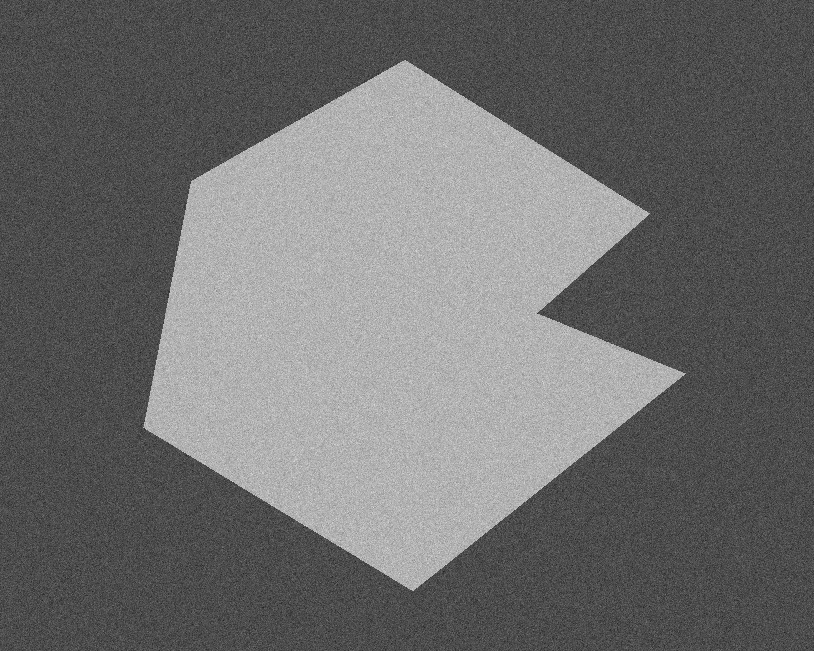
#> input picture data/septagon.tif, 814 x 651 px, found by its file name
$ jupyter execute --allow-errors p1-4-template-segmentacija.ipynb   (shell and % lines are left out)
#> lines starting #> are read from the running program, lines starting #| are printed output that depends on the picture
# Segmentacija slike

[cell 1]
from __future__ import print_function

import scipy
#from scipy import *
from pylab import *

import ipywidgets as widgets
from ipywidgets import interact, interactive, fixed, interact_manual

import skimage
from skimage import *
from skimage.color import *
from skimage.exposure import *
from skimage.filters import *
from skimage import io


import numpy as np

## Morfoloske operacije

[cell 2]
#Ucitati sliku 'fingerprint.tif' i prikazati je

[cell 3]
# nacrtati histogram

[cell 4]
# binarizovati

### erozija, dilatacija, otvaranje, zatvaranje

[cell 5]
# Izvrsiti sve 4 morfoloske operacije i prikazati rezultate

fig, axes = plt.subplots(nrows=2, ncols=3, figsize=(24, 16), dpi=80)

#> (the rest of this cell did not finish here and is left out)

### Segmentacija slike - poređenje sa pragom

#> (a cell that did not finish here is left out)

[cell 7]
image = io.imread('data/septagon.tif')
#> image is the input picture: shape (651, 814); min 23, max 226, mean 109.5
#> (the rest of this cell did not finish here and is left out)

### Mean & Otsu prag - slika bez suma

#> (a cell that did not finish here is left out)

### Mean & Otsu prag - zasumljena slika

#> (a cell that did not finish here is left out)

[cell 10]
# odredjivanje praga za uspesnu binarizaciju
thresh_mean = skimage.filters.threshold_mean(image.flatten())
#> thresh_mean = 109.5
thresh_otsu = skimage.filters.threshold_otsu(image.flatten())
#> thresh_otsu = 125

# prikaz slike, histograma i pozicija pragova
fig, axes = plt.subplots(nrows=1, ncols=4, figsize=(18, 5), dpi=80)
axes[0].imshow(image, cmap='gray')
axes[0].set_title('Zasumljena slika')
axes[0].axis('off')

axes[1].hist(image.flatten(), bins=256, color='b')
axes[1].set_title('Histogram zasumljene slike sa \nodgovarajucim pragovima')
axes[1].axvline(x=thresh_mean, color='r', linestyle='-')
axes[1].axvline(x=thresh_otsu, color='c', linestyle='dashdot')
axes[1].set_facecolor('white')
axes[1].legend(['mean', 'Otsu'], prop={'size': 16})

axes[2].imshow(image>thresh_mean, cmap='gray')
axes[2].set_title('Binarizovana sa mean pragom')
axes[2].axis('off')

axes[3].imshow(image>thresh_otsu, cmap='gray')
axes[3].set_title('Binarizovana sa Otsu pragom')
axes[3].axis('off')

tight_layout()
plt.show()
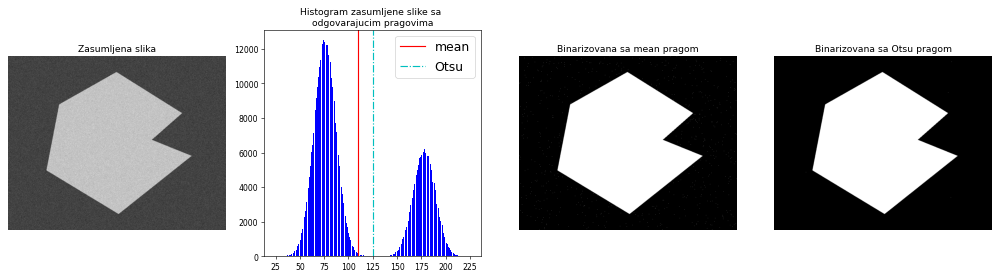
#> figure drawn by matplotlib, 4 panels; panel 2: tallest bar 12496 high, from x = 73.75 to 74.54


#fig, ax = try_all_threshold(image, figsize=(18, 30), verbose=True)
#plt.show()
